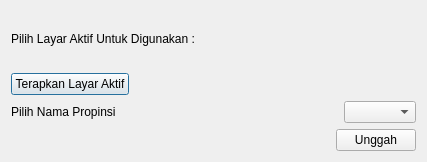
<?xml version="1.0" encoding="UTF-8"?>
<ui version="4.0">
 <class>testDialogBase</class>
 <widget class="QDialog" name="testDialogBase">
  <property name="geometry">
   <rect>
    <x>0</x>
    <y>0</y>
    <width>427</width>
    <height>162</height>
   </rect>
  </property>
  <property name="windowTitle">
   <string>test tenaga ahli</string>
  </property>
  <layout class="QGridLayout" name="gridLayout">
   <item row="0" column="0">
    <layout class="QHBoxLayout" name="horizontalLayout_3">
     <item>
      <widget class="QLabel" name="label">
       <property name="text">
        <string>Pilih Layar Aktif Untuk Digunakan :</string>
       </property>
      </widget>
     </item>
     <item>
      <spacer name="horizontalSpacer_4">
       <property name="orientation">
        <enum>Qt::Horizontal</enum>
       </property>
       <property name="sizeHint" stdset="0">
        <size>
         <width>198</width>
         <height>20</height>
        </size>
       </property>
      </spacer>
     </item>
    </layout>
   </item>
   <item row="1" column="0">
    <layout class="QHBoxLayout" name="horizontalLayout_4">
     <item>
      <widget class="QPushButton" name="pbLayar">
       <property name="text">
        <string>Terapkan Layar Aktif</string>
       </property>
      </widget>
     </item>
     <item>
      <spacer name="horizontalSpacer_3">
       <property name="orientation">
        <enum>Qt::Horizontal</enum>
       </property>
       <property name="sizeHint" stdset="0">
        <size>
         <width>258</width>
         <height>17</height>
        </size>
       </property>
      </spacer>
     </item>
    </layout>
   </item>
   <item row="2" column="0">
    <layout class="QHBoxLayout" name="horizontalLayout_5">
     <item>
      <layout class="QHBoxLayout" name="horizontalLayout_2">
       <item>
        <widget class="QLabel" name="label_2">
         <property name="text">
          <string>Pilih Nama Propinsi</string>
         </property>
        </widget>
       </item>
       <item>
        <spacer name="horizontalSpacer_2">
         <property name="orientation">
          <enum>Qt::Horizontal</enum>
         </property>
         <property name="sizeHint" stdset="0">
          <size>
           <width>138</width>
           <height>20</height>
          </size>
         </property>
        </spacer>
       </item>
      </layout>
     </item>
     <item>
      <widget class="QComboBox" name="list_Box"/>
     </item>
    </layout>
   </item>
   <item row="3" column="0">
    <layout class="QHBoxLayout" name="horizontalLayout">
     <item>
      <spacer name="horizontalSpacer">
       <property name="orientation">
        <enum>Qt::Horizontal</enum>
       </property>
       <property name="sizeHint" stdset="0">
        <size>
         <width>298</width>
         <height>20</height>
        </size>
       </property>
      </spacer>
     </item>
     <item>
      <widget class="QPushButton" name="pbUnggah">
       <property name="text">
        <string>Unggah</string>
       </property>
      </widget>
     </item>
    </layout>
   </item>
  </layout>
 </widget>
 <resources/>
 <connections/>
</ui>
